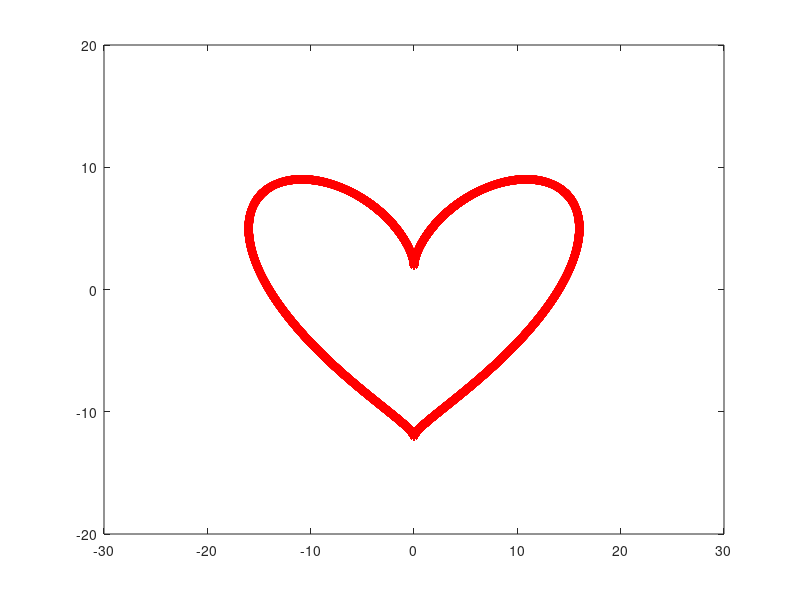
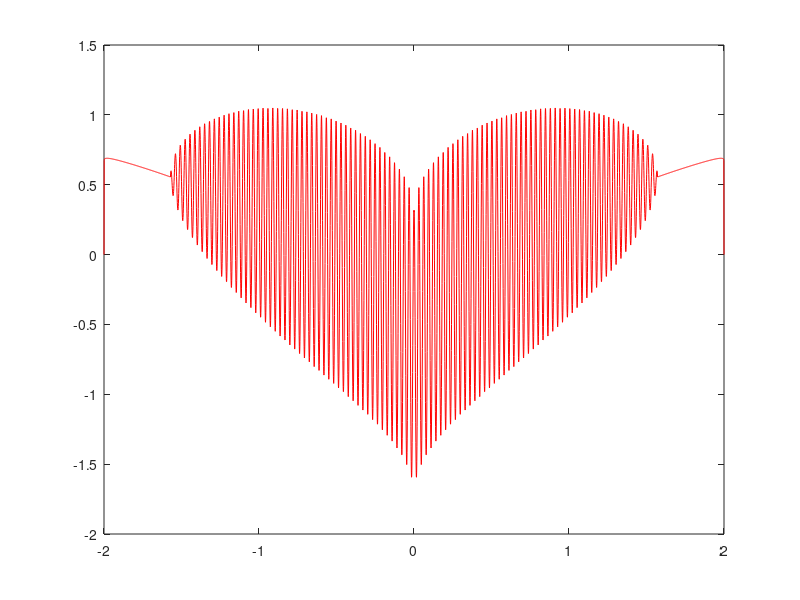
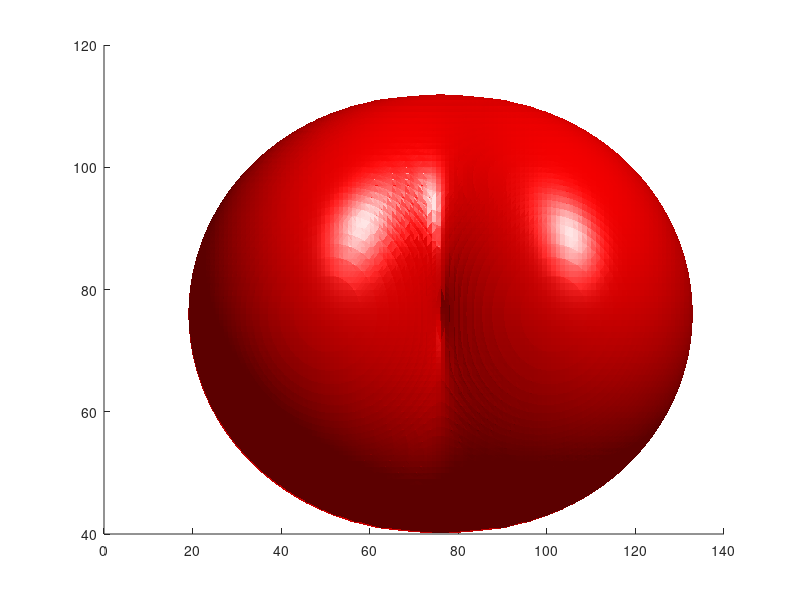

Source code (MATLAB) for these figures, in order: (Note: this script raises an error after producing the figures.)
%% Create a heart
clear all; close all;

%% *Two-Dimensional Heart*
% This will create a heart in two dimensions.

t = linspace(-500,500,20000);

x1 = 16*sin(t).^3;
y1 = 13*cos(t) - 5*cos(2*t) - 2*cos(3*t) - 4*cos(t);

figure(1);
plot(x1,y1,'r*'); axis([-30 30 -20 20]);

%% *Two-Dimensional Heart, Oscillations*
% This will create a heart in two dimensions from a series of oscillations.

x2=[-2:.001:2];
y2=(sqrt(cos(x2)).*cos(200*x2)+sqrt(abs(x2))-0.7).*(4-x2.*x2).^0.01;

figure(2);
plot(x2,y2,'r');



%% *Three-Dimensional Heart*
% This will create a heart in three dimensions.

v = -1.5:.02:1.5;
[x3,y3,z3]=ndgrid(v,v,v);
w=(2*x3.^2+y3.^2+z3.^2-1).^3-(1/10)*x3.^2.*z3.^3-y3.^2.*z3.^3;

figure(3);
p=patch(isosurface(w,0));
set(p,'facecolor','r','edgecolor','none')
camlight; lighting phong
view(160,15)

